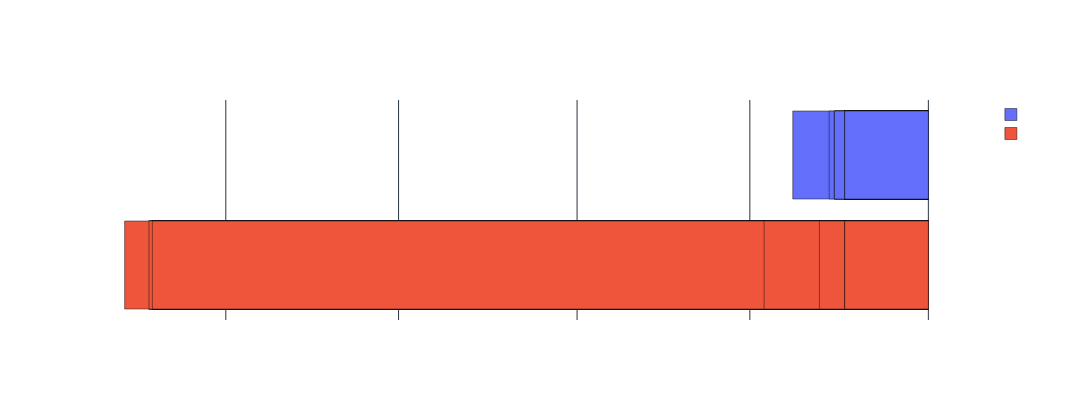

The cell this chart's notebook holds for it:
### Code cell
def plot_file_category_distribution(df, category_min_count_threshold=6):
    logging.info("File category distribution generated: (category_count_fig | prepare_and_save_plot)")

    # Create a scatter plot
    timeline_plot = px.timeline(
        df,
        x_start='creation_date',
        x_end='modification_date',
        y='type',
        color='type',
        title='File Age',
        #labels={'file_category': 'File Category', 'category_count': 'Count'},
    )
    return timeline_plot

timeline_plot =  plot_file_category_distribution(df)
 
# Prepare and save the plot
prepare_and_save_plot(
    timeline_plot,
    width=1200,
    height=400,
)

### Figure 1 — Plotly figure (JSON) as saved in the notebook; plotly's stock layout.template omitted (floating-point values rounded to 4 significant figures; data arrays with more than 128 entries replaced by an {"elided": "..."} marker saying what was removed)
{"data": [{"alignmentgroup": "True", "base": {"elided": "887 str values"}, "hovertemplate": "type=%{y}<br>creation_date=%{base}<br>modification_date=%{x}<extra></extra>", "legendgroup": "directory", "marker": {"color": "#636efa", "pattern": {"shape": ""}}, "name": "directory", "offsetgroup": "directory", "orientation": "h", "showlegend": true, "textposition": "auto", "type": "bar", "x": {"elided": "887 int values"}, "xaxis": "x", "y": {"elided": "887 str values"}, "yaxis": "y"}, {"alignmentgroup": "True", "base": {"elided": "7745 str values"}, "hovertemplate": "type=%{y}<br>creation_date=%{base}<br>modification_date=%{x}<extra></extra>", "legendgroup": "file", "marker": {"color": "#EF553B", "pattern": {"shape": ""}}, "name": "file", "offsetgroup": "file", "orientation": "h", "showlegend": true, "textposition": "auto", "type": "bar", "x": {"elided": "7745 int values"}, "xaxis": "x", "y": {"elided": "7745 str values"}, "yaxis": "y"}], "layout": {"barmode": "overlay", "coloraxis": {"colorbar": {"title": {}}}, "font": {"color": "white", "family": "Open Sans, sans-serif", "size": 10}, "height": 400, "legend": {"title": {}, "tracegroupgap": 0}, "paper_bgcolor": "rgba(0, 0, 0, 0)", "plot_bgcolor": "rgba(0, 0, 0, 0)", "title": {}, "width": 1200, "xaxis": {"anchor": "y", "autorange": true, "domain": [0, 1], "range": ["1969-08-06 16:17:06.0556", "1970-01-08 18:05:24.9444"], "title": {}, "type": "date"}, "yaxis": {"anchor": "x", "autorange": true, "categoryarray": ["file", "directory"], "categoryorder": "array", "domain": [0, 1], "range": [-0.5, 1.5], "title": {}, "type": "category"}}}
